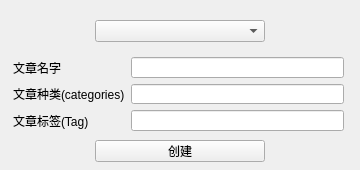
<?xml version="1.0" encoding="UTF-8"?>
<ui version="4.0">
 <class>CreatePostsForm</class>
 <widget class="QWidget" name="CreatePostsForm">
  <property name="geometry">
   <rect>
    <x>0</x>
    <y>0</y>
    <width>360</width>
    <height>170</height>
   </rect>
  </property>
  <property name="minimumSize">
   <size>
    <width>360</width>
    <height>100</height>
   </size>
  </property>
  <property name="windowTitle">
   <string>Form</string>
  </property>
  <widget class="QComboBox" name="PlostTypeComboBox">
   <property name="geometry">
    <rect>
     <x>95</x>
     <y>20</y>
     <width>170</width>
     <height>22</height>
    </rect>
   </property>
   <property name="styleSheet">
    <string notr="true">QComboBox {
    text-align: center;
}</string>
   </property>
   <property name="currentText">
    <string/>
   </property>
  </widget>
  <widget class="QPushButton" name="CreateBtn">
   <property name="geometry">
    <rect>
     <x>95</x>
     <y>140</y>
     <width>170</width>
     <height>22</height>
    </rect>
   </property>
   <property name="text">
    <string>创建</string>
   </property>
  </widget>
  <widget class="QWidget" name="layoutWidget">
   <property name="geometry">
    <rect>
     <x>13</x>
     <y>57</y>
     <width>331</width>
     <height>74</height>
    </rect>
   </property>
   <layout class="QFormLayout" name="formLayout">
    <item row="0" column="0">
     <widget class="QLabel" name="label">
      <property name="text">
       <string>文章名字</string>
      </property>
     </widget>
    </item>
    <item row="0" column="1">
     <widget class="QLineEdit" name="PostsNameLineEdit"/>
    </item>
    <item row="1" column="0">
     <widget class="QLabel" name="label_2">
      <property name="text">
       <string>文章种类(categories)</string>
      </property>
     </widget>
    </item>
    <item row="1" column="1">
     <widget class="QLineEdit" name="PostsCategoriesLineEdit"/>
    </item>
    <item row="2" column="0">
     <widget class="QLabel" name="label_3">
      <property name="text">
       <string>文章标签(Tag)</string>
      </property>
     </widget>
    </item>
    <item row="2" column="1">
     <widget class="QLineEdit" name="PostsTagLineEdit"/>
    </item>
   </layout>
  </widget>
 </widget>
 <resources/>
 <connections/>
</ui>
